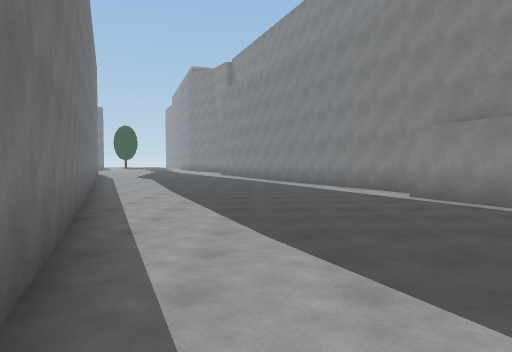
view 1 (above)

19 first-person views from a walk through a 3-D level made in the Unity game engine. The camera is 1.4 m above the floor, tilts 2° down and sees 70° across. The floor is counted in squares, 2 m on a side. Each view is taken from the middle of a square. On the plan, view 1 faces up. The plan holds only what a view shows up to about 11 squares ahead; the rest is blank. The place goes on beyond the plan.

view 2
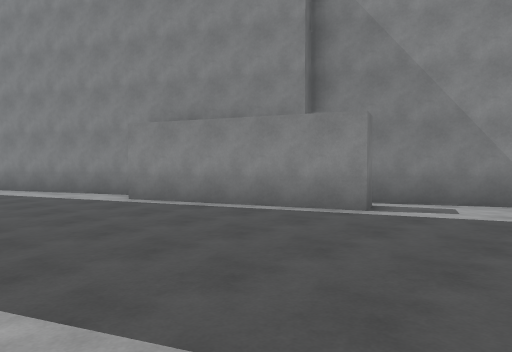

view 3
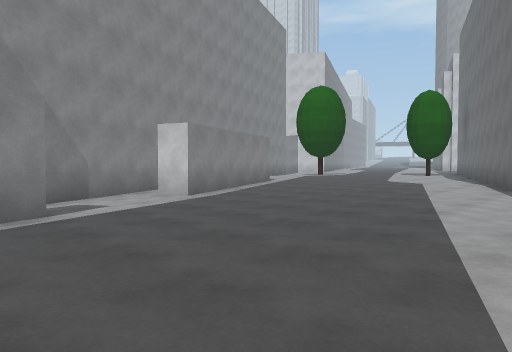

view 4
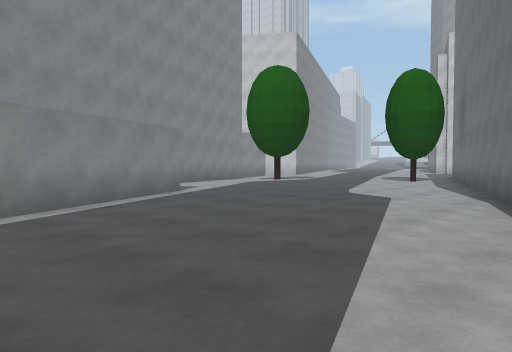

view 5
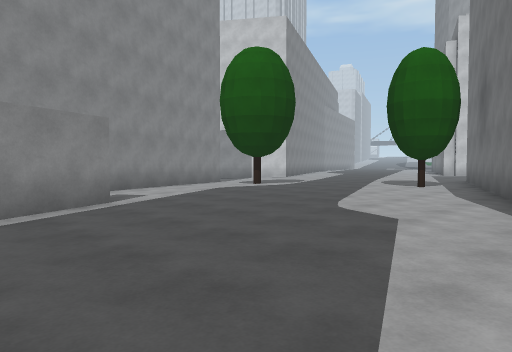

view 6
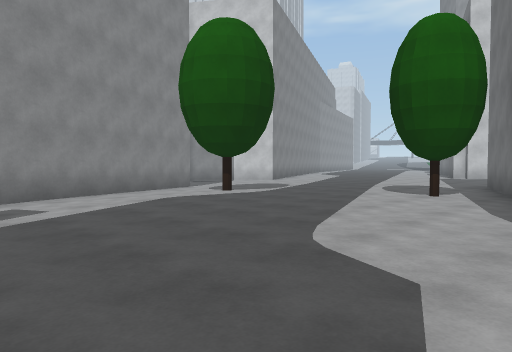

view 7
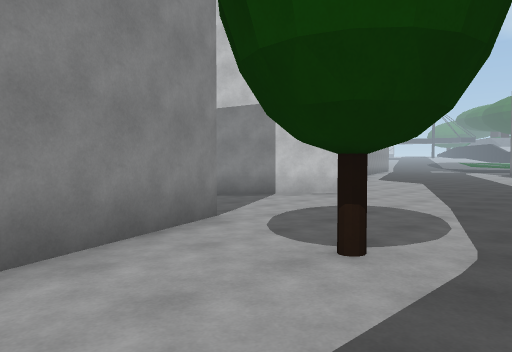

view 8
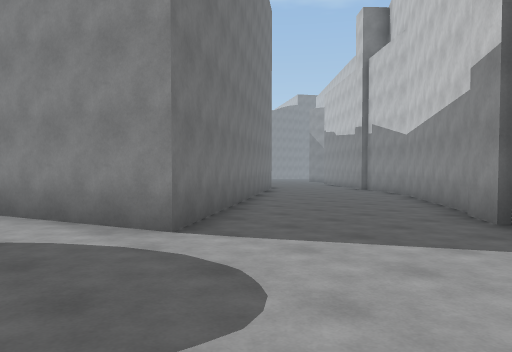

view 9
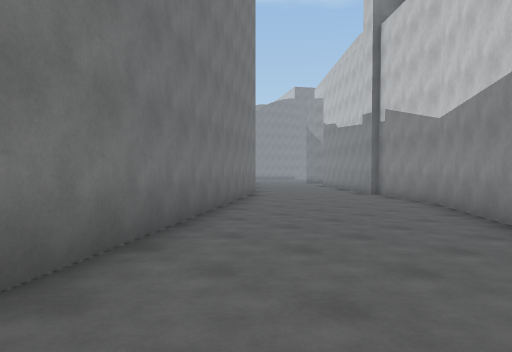

view 10
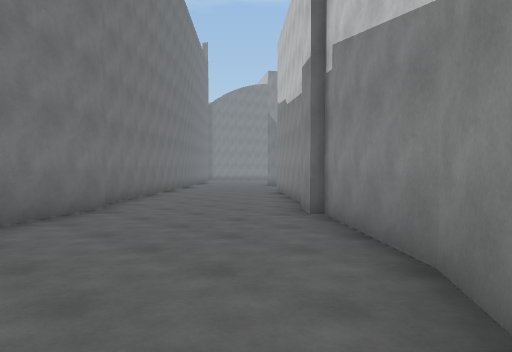

view 11
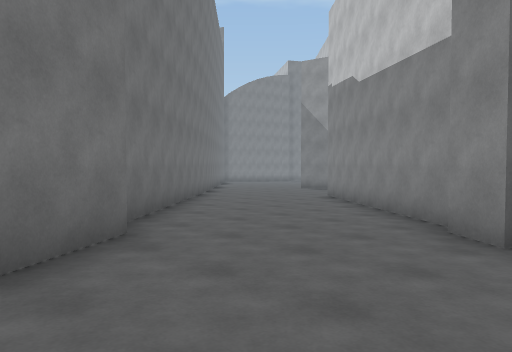

view 12
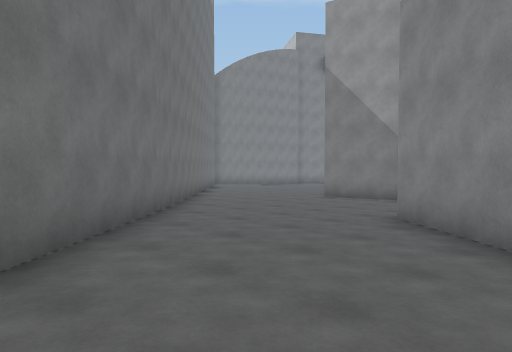

view 13
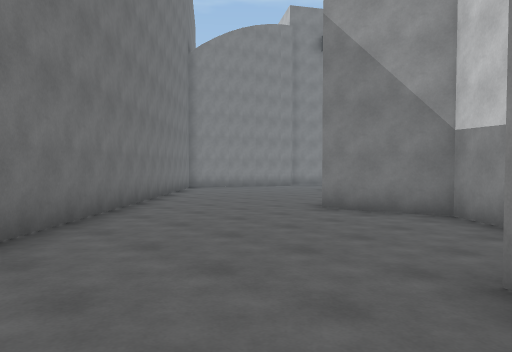

view 14
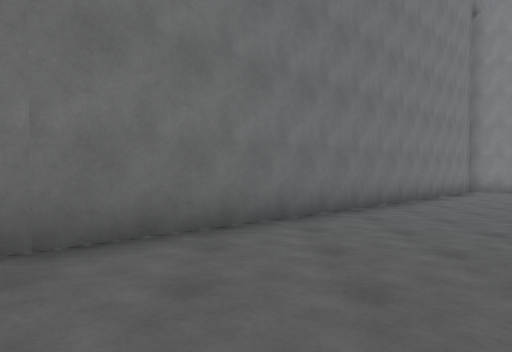

view 15
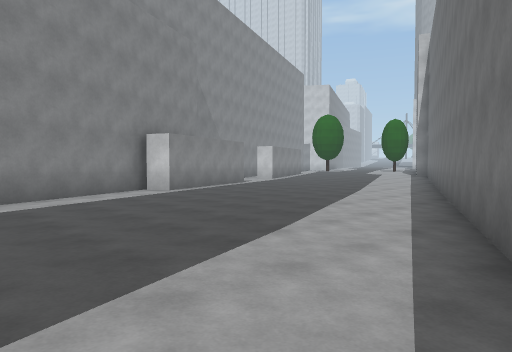

view 16
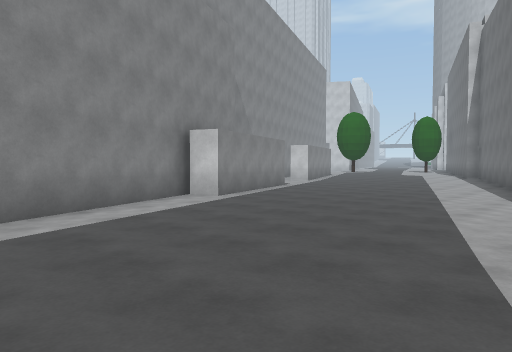

view 17
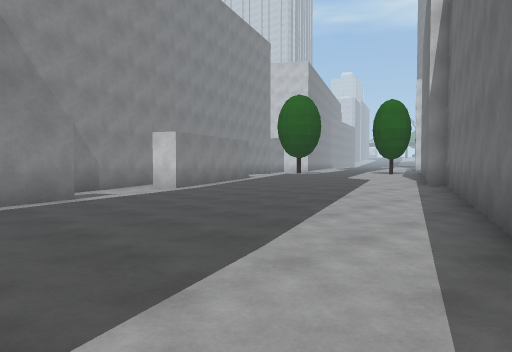

view 18
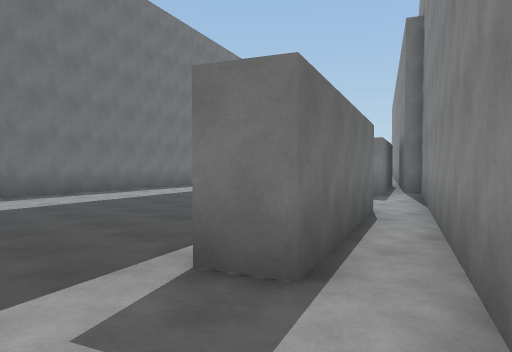

view 19
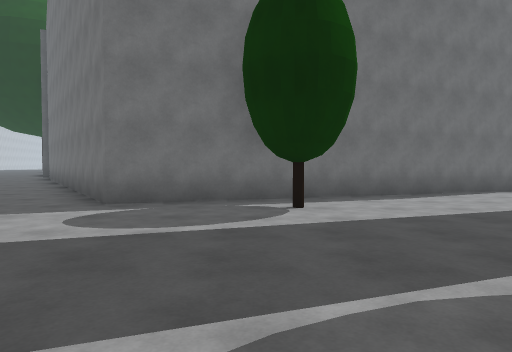

### Floor plan
Key: @ floor where view 1 was taken; # wall or solid block; x gap in a wall; . main floor; : floor 0.25 m higher than the main floor; - floor 0.25 m lower than the main floor; _ floor 0.5 m lower than the main floor; < floor 0.75 m lower than the main floor; ( floor 1 m lower than the main floor; ! floor 1.25 m lower than the main floor; ? floor 1.5 m lower than the main floor.
Columns run from 5 left of view 1 to 35 right of it. Each row starts with its distance up from view 1.
 13 ...... ##
 12  .......#                              ##
 11 #.......##                            ##?
 10 #---.....#                           ##??
  9 ##--.....#                          ##!!?
  8  #--.....#                         ##!!!
  7  #---....#                        ##!!!!?
  6  ##--....####                    ##(!!!!?
  5   #---....#.#                   ##((!!!!
  4   ##--....#.#                  ##(((!!!#
  3    #........##                ##(((((!!#
  2    #.........#               ##<<((((!!#
  1    ##.......##              ##<<<((((!##
  0     #@......##             ##<<<<(##
 -1     ##......##             #_<<<<(#
 -2      #......####          ##_<<<<##
 -3      #.......#.#        ###__<<<##
 -4      ##::::::::##      ##____<<##
 -5       ##::::::::#     ##-_____##
 -6        #::::::::##  ###--____##
 -7        ##::::::::# ##-----__##
 -8         #::::::::###.------##
 -9         #:::::#::##...----##
-10         ##x::::::.....--###
-11          #:::::::......##
-12          ##:::::::...###
-13          ##:::::::..##
-14          #::: ::::###

Positions as (right, up) in squares from view 1, and headings:
1: (0, 0), facing up
2: (0, 1), facing up-right
3: (0, 5), facing down-right
4: (1, 1), facing down-right
5: (2, -1), facing down-right
6: (3, -3), facing down-right
7: (8, -6), facing down-right
8: (10, -13), facing up-right
9: (13, -11), facing up-right
10: (19, -9), facing up-right
11: (20, -6), facing up-right
12: (24, -2), facing up-right
13: (27, 0), facing up-right
14: (29, 1), facing up
15: (-5, 13), facing down-right
16: (-3, 13), facing down-right
17: (-2, 6), facing down-right
18: (10, -5), facing up-left
19: (11, -11), facing left
